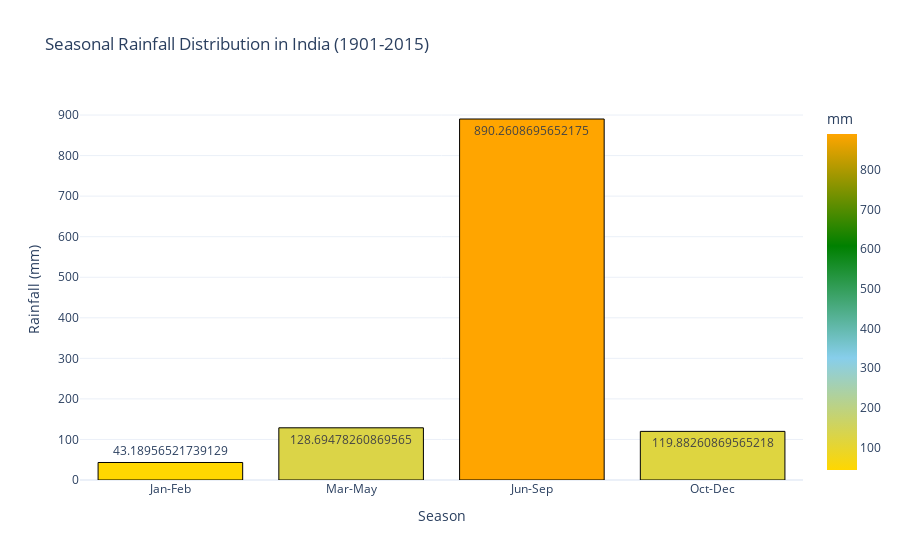

Notebook cell for this chart:
### Code cell
# seasonal rainfall distribution
seasonal_columns = ['Jan-Feb', 'Mar-May', 'Jun-Sep', 'Oct-Dec']
seasonal_avg = rainfall_data[seasonal_columns].mean()

fig_seasonal = px.bar(
    x=seasonal_avg.index,
    y=seasonal_avg.values,
    labels={'x': 'Season', 'y': 'Rainfall (mm)'},
    title='Seasonal Rainfall Distribution in India (1901-2015)',
    text=seasonal_avg.values,
    color=seasonal_avg.values,
    color_continuous_scale=['gold', 'skyblue', 'green', 'orange']
)

fig_seasonal.update_traces(marker_line_color='black', marker_line_width=1)
fig_seasonal.update_layout(
    template='plotly_white',
    height=500,
    coloraxis_colorbar=dict(title='mm')
)
fig_seasonal.update_layout(template='plotly_white', height=500)
fig_seasonal.show()

### Figure 1 — Plotly figure (JSON) as saved in the notebook; plotly's stock layout.template omitted (floating-point values rounded to 4 significant figures)
{"data": [{"alignmentgroup": "True", "hovertemplate": "Season=%{x}<br>Rainfall (mm)=%{y}<br>text=%{text}<br>color=%{marker.color}<extra></extra>", "legendgroup": "", "marker": {"color": [43.19, 128.7, 890.3, 119.9], "coloraxis": "coloraxis", "line": {"color": "black", "width": 1}, "pattern": {"shape": ""}}, "name": "", "offsetgroup": "", "orientation": "v", "showlegend": false, "text": [43.19, 128.7, 890.3, 119.9], "textposition": "auto", "type": "bar", "x": ["Jan-Feb", "Mar-May", "Jun-Sep", "Oct-Dec"], "xaxis": "x", "y": [43.19, 128.7, 890.3, 119.9], "yaxis": "y"}], "layout": {"autosize": true, "barmode": "relative", "coloraxis": {"colorbar": {"title": {"text": "mm"}}, "colorscale": [[0, "gold"], [0.3333, "skyblue"], [0.6667, "green"], [1, "orange"]]}, "legend": {"tracegroupgap": 0}, "title": {"text": "Seasonal Rainfall Distribution in India (1901-2015)"}, "xaxis": {"anchor": "y", "autorange": true, "domain": [0, 1], "range": [-0.5, 3.5], "title": {"text": "Season"}, "type": "category"}, "yaxis": {"anchor": "x", "autorange": true, "domain": [0, 1], "range": [0, 937.1], "title": {"text": "Rainfall (mm)"}, "type": "linear"}}}
